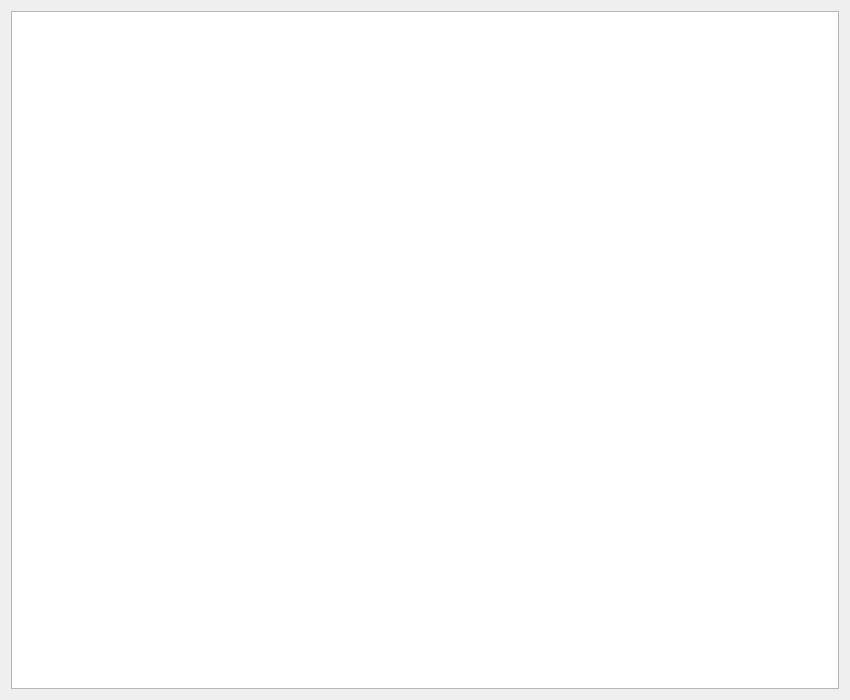
<?xml version="1.0" encoding="UTF-8"?>
<ui version="4.0"><class>HelpDialog</class><widget class="QDialog" name="HelpDialog"><property name="windowTitle"><string>Справка</string></property><property name="geometry"><rect><x>0</x><y>0</y><width>850</width><height>700</height></rect></property><layout class="QVBoxLayout" name="layout"><item><widget class="QTextBrowser" name="helpBrowser"/></item></layout></widget><resources/><connections/></ui>
